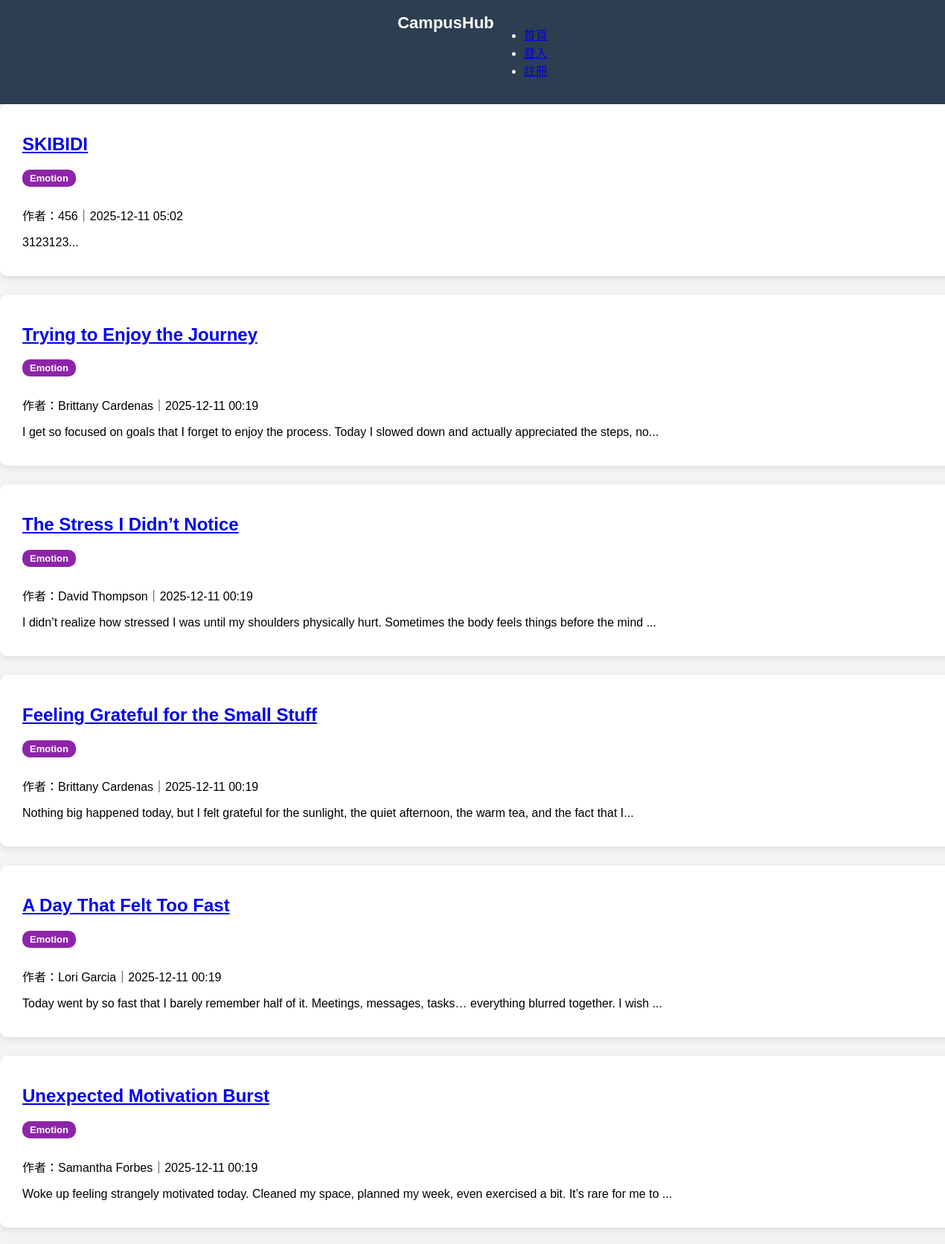
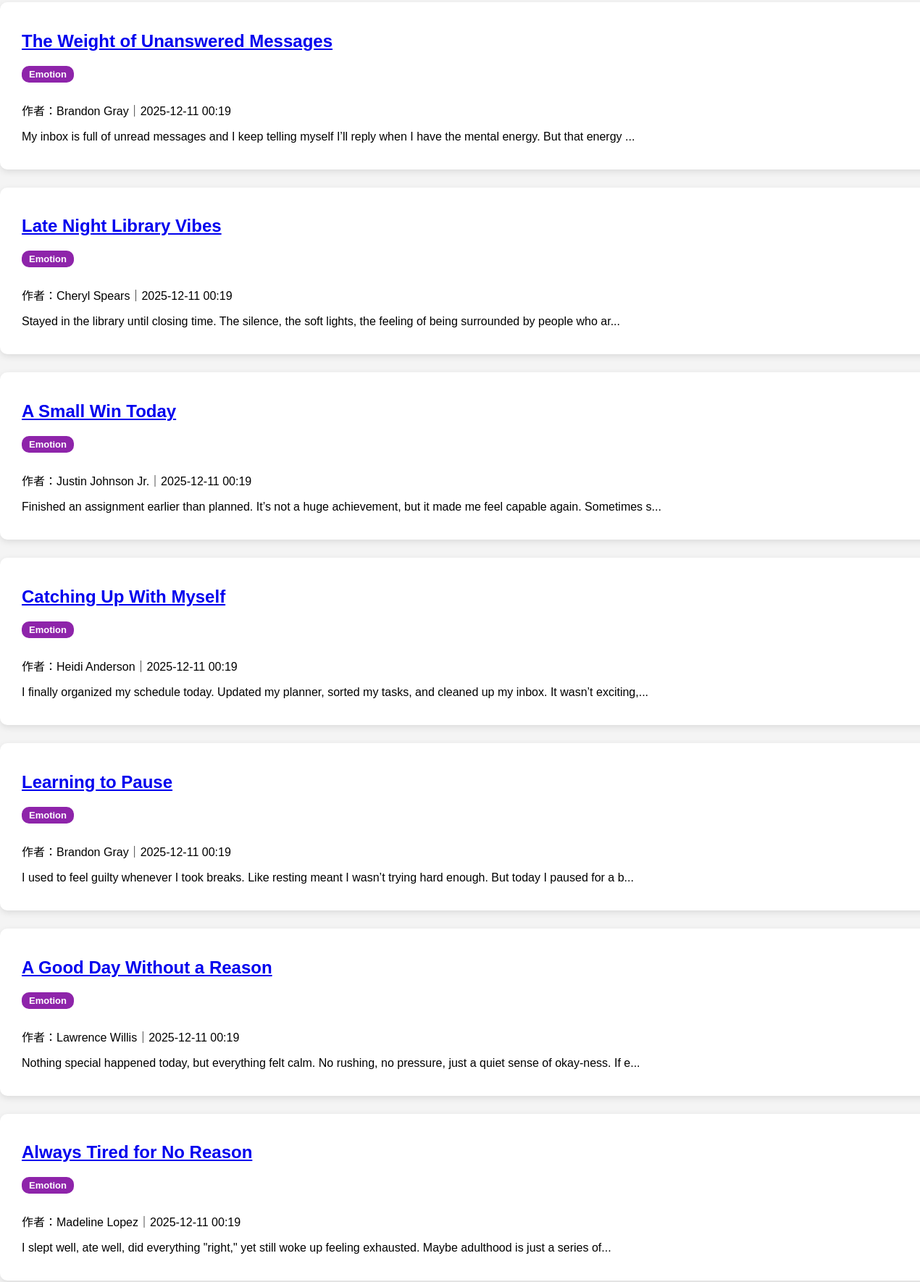
The page /tag/Emotion (upper part) on the database its author committed (2 pictures, top to bottom).
### models/post.py (models this page shows, shortened)
class Post(db.Model):
    id = db.Column(db.Integer, primary_key=True)
    title = db.Column(db.String(120), nullable=False)
    content = db.Column(db.Text, nullable=False)
    tag = db.Column(db.String(50), nullable=True)
    created_at = db.Column(db.DateTime, default=datetime.utcnow)
    user_id = db.Column(db.Integer, db.ForeignKey("user.id"), nullable=False)
    user = db.relationship("User", backref="posts")
    comments = db.relationship("Comment", backref="post", cascade="all, delete")
    likes = db.relationship("Like", backref="post", lazy="dynamic")

### models/user.py (models this page shows, shortened)
class User(db.Model, UserMixin):
    id = db.Column(db.Integer, primary_key=True)
    username = db.Column(db.String(50), unique=True, nullable=False)
    email = db.Column(db.String(120), unique=True, nullable=False)
    password = db.Column(db.String(255), nullable=False)
    reset_code = db.Column(db.String(6), nullable=True)
    reset_code_expire = db.Column(db.DateTime, nullable=True)

### routes/posts.py (the view)
@posts_bp.route("/tag/<tag>")
def posts_by_tag(tag):
    posts = Post.query.filter_by(tag=tag).order_by(Post.created_at.desc()).all()
    return render_template("tag_view.html", posts=posts, tag=tag)

### templates/tag_view.html (shortened to what this page needs)
<!DOCTYPE html>
<html lang="zh-Hant">
<head>
    <link rel="stylesheet" href="/static/style.css">
</head>
<body>
    <nav class="navbar">
        <div class="logo">CampusHub</div>
        <ul>
            <li><a href="/home">首頁</a></li>
            {% if current_user.is_authenticated %}
            <li><a href="/posts/create">新增文章</a></li>
            <li><a href="/logout">登出（{{ current_user.username }}）</a></li>
            {% else %}
            <li><a href="/login">登入</a></li>
            <li><a href="/register">註冊</a></li>
            {% endif %}
        </ul>
    </nav>
    <div class="content">
        <h2>分類：{{ tag }}</h2>
        {% for p in posts %}
        <div class="post-card">
            <h2><a href="/posts/{{ p.id }}">{{ p.title }}</a></h2>
            <span class="tag-badge tag-{{ p.tag }}">{{ p.tag }}</span>
            <p>作者：{{ p.user.username }}｜{{ p.created_at.strftime("%Y-%m-%d %H:%M") }}</p>
            <p>{{ p.content[:120] }}...</p>
        </div>
        {% endfor %}
    </div>
</body>
</html>

### static/style.css (style rules this page uses)
body { margin: 0; font-family: "Microsoft JhengHei", sans-serif; background: #f4f4f4; padding-top: 65px; }
.navbar { position: fixed; top: 0; left: 0; width: 100%; z-index: 1000; background: #2c3e50; color: white; padding: 18px 0; display: flex; justify-content: center; }
.navbar .logo { font-size: 22px; font-weight: bold; }
.post-card { width: 100%; background: white; padding: 20px 30px; border-radius: 10px; box-shadow: 0 3px 10px rgba(0,0,0,0.1); margin-bottom: 25px; }
.tag-badge { display: inline-block; padding: 4px 10px; border-radius: 10px; font-size: 13px; font-weight: bold; margin-bottom: 10px; margin-right: 6px; color: white !important; }
.tag-Emotion { background: #8e24aa !important; }

### rows shown on the page
Post: title "SKIBIDI", tag "Emotion", user.username "456", created_at "2025-12-11 05:02", content "3123123"
Post: title "Trying to Enjoy the Journey", tag "Emotion", user.username "Brittany Cardenas", created_at "2025-12-11 00:19", content "I get so focused on goals that I forget to enjoy the process. Today I slowed down and actually appreciated the steps, no"
Post: title "The Stress I Didn’t Notice", tag "Emotion", user.username "David Thompson", created_at "2025-12-11 00:19", content "I didn’t realize how stressed I was until my shoulders physically hurt. Sometimes the body feels things before the mind"
Post: title "Feeling Grateful for the Small Stuff", tag "Emotion", user.username "Brittany Cardenas", created_at "2025-12-11 00:19", content "Nothing big happened today, but I felt grateful for the sunlight, the quiet afternoon, the warm tea, and the fact that I"
Post: title "A Day That Felt Too Fast", tag "Emotion", user.username "Lori Garcia", created_at "2025-12-11 00:19", content "Today went by so fast that I barely remember half of it. Meetings, messages, tasks… everything blurred together. I wish"
Post: title "Unexpected Motivation Burst", tag "Emotion", user.username "Samantha Forbes", created_at "2025-12-11 00:19", content "Woke up feeling strangely motivated today. Cleaned my space, planned my week, even exercised a bit. It’s rare for me to"
Post: title "The Weight of Unanswered Messages", tag "Emotion", user.username "Brandon Gray", created_at "2025-12-11 00:19", content "My inbox is full of unread messages and I keep telling myself I’ll reply when I have the mental energy. But that energy"
Post: title "Late Night Library Vibes", tag "Emotion", user.username "Cheryl Spears", created_at "2025-12-11 00:19", content "Stayed in the library until closing time. The silence, the soft lights, the feeling of being surrounded by people who ar"
Post: title "A Small Win Today", tag "Emotion", user.username "Justin Johnson Jr.", created_at "2025-12-11 00:19", content "Finished an assignment earlier than planned. It’s not a huge achievement, but it made me feel capable again. Sometimes s"
Post: title "Catching Up With Myself", tag "Emotion", user.username "Heidi Anderson", created_at "2025-12-11 00:19", content "I finally organized my schedule today. Updated my planner, sorted my tasks, and cleaned up my inbox. It wasn’t exciting,"
Post: title "Learning to Pause", tag "Emotion", user.username "Brandon Gray", created_at "2025-12-11 00:19", content "I used to feel guilty whenever I took breaks. Like resting meant I wasn’t trying hard enough. But today I paused for a b"
Post: title "A Good Day Without a Reason", tag "Emotion", user.username "Lawrence Willis", created_at "2025-12-11 00:19", content "Nothing special happened today, but everything felt calm. No rushing, no pressure, just a quiet sense of okay-ness. If e"
Post: title "Always Tired for No Reason", tag "Emotion", user.username "Madeline Lopez", created_at "2025-12-11 00:19", content "I slept well, ate well, did everything \"right,\" yet still woke up feeling exhausted. Maybe adulthood is just a series of"
